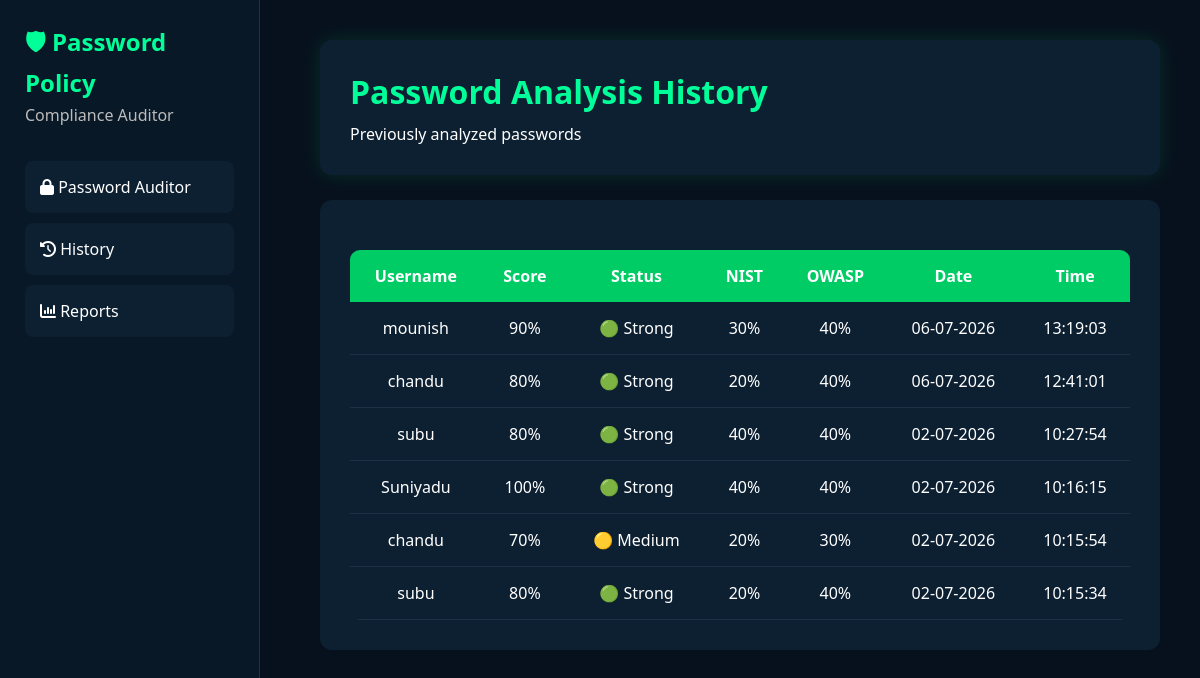
The app's page /history with its own data.
### tables this page shows
CREATE TABLE password_history (

        id INTEGER PRIMARY KEY AUTOINCREMENT,

        username TEXT NOT NULL,

        password_hash TEXT NOT NULL,

        score INTEGER,

        status TEXT,

        nist INTEGER,

        owasp INTEGER,

        date TEXT,

        time TEXT

    );

### app.py (the view)
@app.route("/history")
def history():
    history_data = get_history()
    return render_template(
        "history.html",
        history=history_data
    )

### database.py (called while the page is built)
def get_history():
    conn = sqlite3.connect(DATABASE)
    cursor = conn.cursor()
    cursor.execute("""
    SELECT
    username,
    score,
    status,
    nist,
    owasp,
    date,
    time

    FROM password_history

    ORDER BY id DESC
    """)
    rows = cursor.fetchall()
    conn.close()
    return rows

### templates/history.html
{% extends "base.html" %}
{% block content %}
<div class="top-card">
    <h1>Password Analysis History</h1>
    <p>Previously analyzed passwords</p>
</div>
<div class="analysis-card">
<table class="table">
    <thead>
        <tr>
            <th>Username</th>
            <th>Score</th>
            <th>Status</th>
            <th>NIST</th>
            <th>OWASP</th>
            <th>Date</th>
            <th>Time</th>
        </tr>
    </thead>
    <tbody>
        {% if history %}
            {% for row in history %}
            <tr>
                <td>{{ row[0] }}</td>
                <td>{{ row[1] }}%</td>
                <td>
                    {% if row[2] == "Strong" %}
                        🟢 Strong
                    {% elif row[2] == "Medium" %}
                        🟡 Medium
                    {% else %}
                        🔴 Weak
                    {% endif %}
                </td>
                <td>{{ row[3] }}%</td>
                <td>{{ row[4] }}%</td>
                <td>{{ row[5] }}</td>
                <td>{{ row[6] }}</td>
            </tr>
            {% endfor %}
        {% else %}
            <tr>
                <td colspan="7" style="text-align:center;">
                    No Password Analysis History Found
                </td>
            </tr>
        {% endif %}
    </tbody>
</table>
</div>
{% endblock %}

### templates/base.html (shortened to what this page needs)
<!DOCTYPE html>
<html lang="en">
<head>
<link rel="stylesheet"
href="{{ url_for('static', filename='style.css') }}">
<link rel="stylesheet"
href="https://cdnjs.cloudflare.com/ajax/libs/font-awesome/6.5.2/css/all.min.css">
</head>
<body>
<div class="sidebar">
<div class="logo">
<h2>🛡 Password Policy</h2>
<p>Compliance Auditor</p>
</div>
<nav>
<a href="/">
<i class="fa-solid fa-lock"></i>
Password Auditor
</a>
<a href="/history">
<i class="fa-solid fa-clock-rotate-left"></i>
History
</a>
<a href="/reports">
<i class="fa-solid fa-chart-column"></i>
Reports
</a>
</nav>
</div>
<div class="content">
{% block content %}
{% endblock %}
</div>
</body>
</html>

### static/style.css (style rules this page uses)
* { margin:0; padding:0; box-sizing:border-box; font-family:'Segoe UI',sans-serif; }
body { background:#07111d; color:#fff; }
.sidebar { position:fixed; width:260px; height:100vh; background:#081827; padding:25px; border-right:1px solid #18354e; }
.logo h2 { color:#00ff99; margin-bottom:5px; }
.logo p { color:#bbb; margin-bottom:35px; }
nav { display:flex; flex-direction:column; }
nav a { color:white; text-decoration:none; padding:15px; margin-bottom:10px; border-radius:8px; transition:.3s; background:#0d2032; }
.content { margin-left:280px; padding:40px; }
.top-card { background:#0d2032; padding:30px; border-radius:12px; margin-bottom:25px; box-shadow:0 0 20px rgba(0,255,120,.12); }
.top-card h1 { color:#00ff99; margin-bottom:10px; }
.analysis-card { background:#0d2032; padding:30px; border-radius:12px; margin-bottom:25px; }
.table { width:100%; border-collapse:collapse; margin-top:20px; background:#0d2032; border-radius:10px; overflow:hidden; }
.table th { background:#00cc66; color:white; padding:15px; }
.table td { padding:15px; text-align:center; border-bottom:1px solid #1b3146; }

### records on screen
password_history: username "mounish", score "90", status "🟢 Strong", nist "30", owasp "40", date "06-07-2026", time "13:19:03"
password_history: username "chandu", score "80", status "🟢 Strong", nist "20", owasp "40", date "06-07-2026", time "12:41:01"
password_history: username "subu", score "80", status "🟢 Strong", nist "40", owasp "40", date "02-07-2026", time "10:27:54"
password_history: username "Suniyadu", score "100", status "🟢 Strong", nist "40", owasp "40", date "02-07-2026", time "10:16:15"
password_history: username "chandu", score "70", status "🟡 Medium", nist "20", owasp "30", date "02-07-2026", time "10:15:54"
password_history: username "subu", score "80", status "🟢 Strong", nist "20", owasp "40", date "02-07-2026", time "10:15:34"
